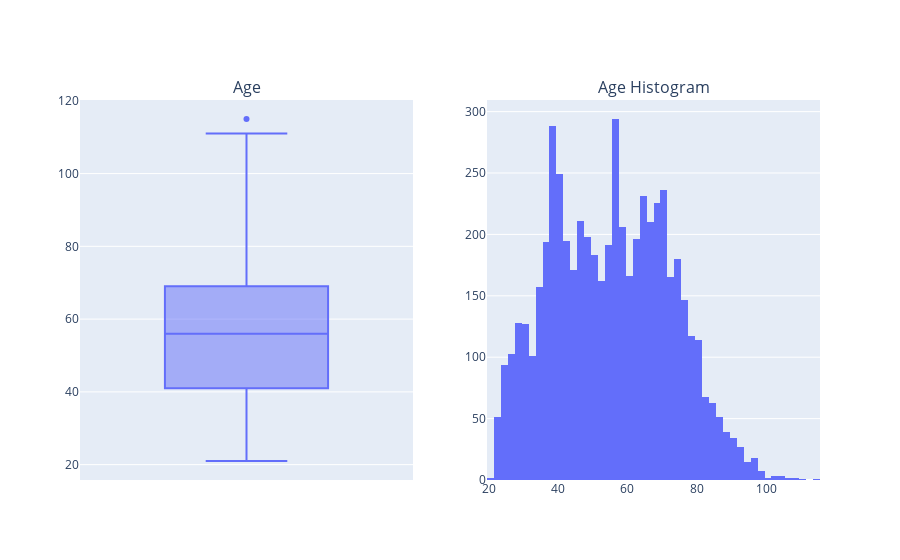

Write notebook code for a chart like this one.
### Code cell
current_date =  pd.to_datetime(str(year_pick)+"-1-1")
current_date_range_1 = pd.to_datetime(str(year_pick)+"-1-1")
current_date_range_2 =  pd.to_datetime(str(year_pick)+"-1-2")
#select dead agents
#df_filter = df.loc[(df['start_action']<current_date_range_2) & (df['start_action']>=current_date_range_1) & (df['Agent_Status']=='Living')]
df_filter1 = df_2.loc[(df_2['Agent_Status']=='Living') & (df_2['start_action']<current_date_range_2)]

dead_agents = df_filter1.loc[(current_date_range_1>=df_filter1['death_date'])]
living_agents = df_filter1.loc[(current_date_range_2 < df_filter1['death_date']) & (current_date_range_1>=df_filter1['birth_date'])]
#statistics for lviing agents
agent_age = (current_date_range_1 - pd.to_datetime(living_agents['birth_date'])).dt.days
agent_age = agent_age.apply(lambda x: int(float(x)/365))
agent_age.name='Age'
fig = px.box(agent_age, y="Age",title="Age")
print('')
print('')
print('year: ', str(year_pick))

fig1 = px.histogram(agent_age, x="Age",title="Age Histogram")

print('Average Age of Household: ',int(agent_age.mean()))
print('Number of Households: ',int(agent_age.count()))
print("Number of Agents displaced: 0")
print("Number of Agents who died ",dead_agents['agentID'].count())
print("Life Expectancy Average",round(dead_agents['death_age'].mean(),1))
trace1 = fig['data'][0]
trace2 = fig1['data'][0]

fig = make_subplots(rows=1, cols=2, shared_xaxes=False,subplot_titles=['Age','Age Histogram'])
fig.add_trace(trace1, row=1, col=1)
fig.add_trace(trace2, row=1, col=2)

### Figure 1 — Plotly figure (JSON) as saved in the notebook; plotly's stock layout.template omitted (floating-point values rounded to 4 significant figures; data arrays with more than 128 entries replaced by an {"elided": "..."} marker saying what was removed)
{"data": [{"alignmentgroup": "True", "hovertemplate": "Age=%{y}<extra></extra>", "legendgroup": "", "marker": {"color": "#636efa"}, "name": "", "notched": false, "offsetgroup": "", "orientation": "v", "showlegend": false, "type": "box", "x0": " ", "xaxis": "x", "y": {"elided": "5629 int values"}, "y0": " ", "yaxis": "y"}, {"alignmentgroup": "True", "bingroup": "x", "hovertemplate": "Age=%{x}<br>count=%{y}<extra></extra>", "legendgroup": "", "marker": {"color": "#636efa"}, "name": "", "offsetgroup": "", "orientation": "v", "showlegend": false, "type": "histogram", "x": {"elided": "5629 int values"}, "xaxis": "x2", "yaxis": "y2"}], "layout": {"annotations": [{"font": {"size": 16}, "showarrow": false, "text": "Age", "x": 0.225, "xanchor": "center", "xref": "paper", "y": 1, "yanchor": "bottom", "yref": "paper"}, {"font": {"size": 16}, "showarrow": false, "text": "Age Histogram", "x": 0.775, "xanchor": "center", "xref": "paper", "y": 1, "yanchor": "bottom", "yref": "paper"}], "autosize": true, "xaxis": {"anchor": "y", "autorange": true, "domain": [0, 0.45], "range": [-0.5, 0.5], "type": "category"}, "xaxis2": {"anchor": "y2", "autorange": true, "domain": [0.55, 1], "range": [19.5, 115.5], "type": "linear"}, "yaxis": {"anchor": "x", "autorange": true, "domain": [0, 1], "range": [15.78, 120.2], "type": "linear"}, "yaxis2": {"anchor": "x2", "autorange": true, "domain": [0, 1], "range": [0, 309.5]}}}
